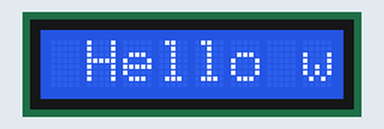
Recording of a sketch running on a simulated Arduino Uno, built for the host (arithmetic inside an expression is 32-bit, double 64-bit). Parts: 8×1 character LCD.

Above: at 0.1 s.
At 1.5 s:
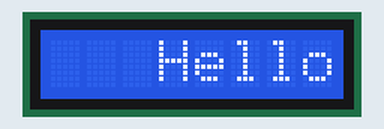
At 3.6 s:
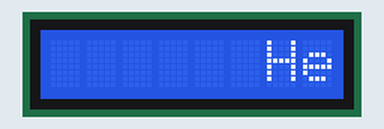
At 19.7 s:
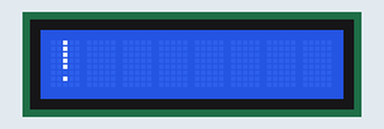
At 26.0 s:
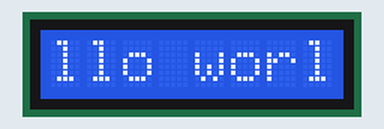
At 32.3 s:
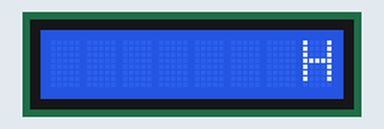

Measured:
- what the display in image 1 shows lasts 0.7 s, from 1.5 s to 2.2 s

The sketch:

lcd_screen.ino
```cpp
/*
 * lcd_screen.ino
 *  This program initializes an LCD screen, prints 'Hello World', and scrolls
 * the text to the right.
 */

#include <LiquidCrystal.h>

const int rs = 12, en = 11, d4 = 5, d5 = 4, d6 = 3, d7 = 2;
/*
 * rs: the number of the Arduino pin that is connected to the RS pin on the LCD
 * en: the number of the Arduino pin that is connected to the enable pin on the LCD
 * d0, d1, d2, d3, d4, d5, d6, d7: the numbers of the Arduino pins that are connected
 *  to the corresponding data pins on the LCD. d0, d1, d2, and d3 are optional; if omitted,
 *  the LCD will be controlled using only the four data lines (d4, d5, d6, d7).
*/
LiquidCrystal lcd(rs, en, d4, d5, d6, d7);

void setup() {
    // set up the LCD's number of columns and rows:
    lcd.begin(8, 1);
    lcd.print("Hello world!");
}

void loop() {
    lcd.scrollDisplayRight();
    delay(700);
}
```
